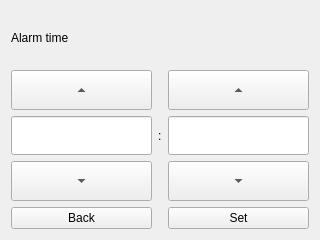
<?xml version="1.0" encoding="UTF-8"?>
<ui version="4.0">
 <class>TimePage</class>
 <widget class="QWidget" name="TimePage">
  <property name="geometry">
   <rect>
    <x>0</x>
    <y>0</y>
    <width>320</width>
    <height>240</height>
   </rect>
  </property>
  <property name="windowTitle">
   <string>Form</string>
  </property>
  <layout class="QGridLayout" name="gridLayout">
   <item row="0" column="0">
    <widget class="QLabel" name="timeLabel">
     <property name="text">
      <string>Alarm time</string>
     </property>
    </widget>
   </item>
   <item row="1" column="0">
    <widget class="QToolButton" name="hourUp">
     <property name="sizePolicy">
      <sizepolicy hsizetype="Expanding" vsizetype="Fixed">
       <horstretch>0</horstretch>
       <verstretch>0</verstretch>
      </sizepolicy>
     </property>
     <property name="minimumSize">
      <size>
       <width>0</width>
       <height>40</height>
      </size>
     </property>
     <property name="text">
      <string>...</string>
     </property>
     <property name="arrowType">
      <enum>Qt::UpArrow</enum>
     </property>
    </widget>
   </item>
   <item row="1" column="2">
    <widget class="QToolButton" name="minUp">
     <property name="sizePolicy">
      <sizepolicy hsizetype="Expanding" vsizetype="Fixed">
       <horstretch>0</horstretch>
       <verstretch>0</verstretch>
      </sizepolicy>
     </property>
     <property name="minimumSize">
      <size>
       <width>0</width>
       <height>40</height>
      </size>
     </property>
     <property name="text">
      <string>...</string>
     </property>
     <property name="arrowType">
      <enum>Qt::UpArrow</enum>
     </property>
    </widget>
   </item>
   <item row="2" column="0">
    <widget class="QLineEdit" name="hourEdit">
     <property name="font">
      <font>
       <pointsize>20</pointsize>
      </font>
     </property>
     <property name="alignment">
      <set>Qt::AlignCenter</set>
     </property>
    </widget>
   </item>
   <item row="2" column="1">
    <widget class="QLabel" name="label">
     <property name="text">
      <string>:</string>
     </property>
    </widget>
   </item>
   <item row="2" column="2">
    <widget class="QLineEdit" name="minEdit">
     <property name="font">
      <font>
       <pointsize>20</pointsize>
      </font>
     </property>
     <property name="alignment">
      <set>Qt::AlignCenter</set>
     </property>
    </widget>
   </item>
   <item row="3" column="0">
    <widget class="QToolButton" name="hourDown">
     <property name="sizePolicy">
      <sizepolicy hsizetype="Expanding" vsizetype="Fixed">
       <horstretch>0</horstretch>
       <verstretch>0</verstretch>
      </sizepolicy>
     </property>
     <property name="minimumSize">
      <size>
       <width>0</width>
       <height>40</height>
      </size>
     </property>
     <property name="text">
      <string>...</string>
     </property>
     <property name="arrowType">
      <enum>Qt::DownArrow</enum>
     </property>
    </widget>
   </item>
   <item row="3" column="2">
    <widget class="QToolButton" name="minDown">
     <property name="sizePolicy">
      <sizepolicy hsizetype="Expanding" vsizetype="Fixed">
       <horstretch>0</horstretch>
       <verstretch>0</verstretch>
      </sizepolicy>
     </property>
     <property name="minimumSize">
      <size>
       <width>0</width>
       <height>40</height>
      </size>
     </property>
     <property name="text">
      <string>...</string>
     </property>
     <property name="arrowType">
      <enum>Qt::DownArrow</enum>
     </property>
    </widget>
   </item>
   <item row="4" column="0">
    <widget class="QPushButton" name="backButton">
     <property name="text">
      <string>Back</string>
     </property>
    </widget>
   </item>
   <item row="4" column="2">
    <widget class="QPushButton" name="setButton">
     <property name="text">
      <string>Set</string>
     </property>
    </widget>
   </item>
  </layout>
 </widget>
 <resources/>
 <connections/>
</ui>
